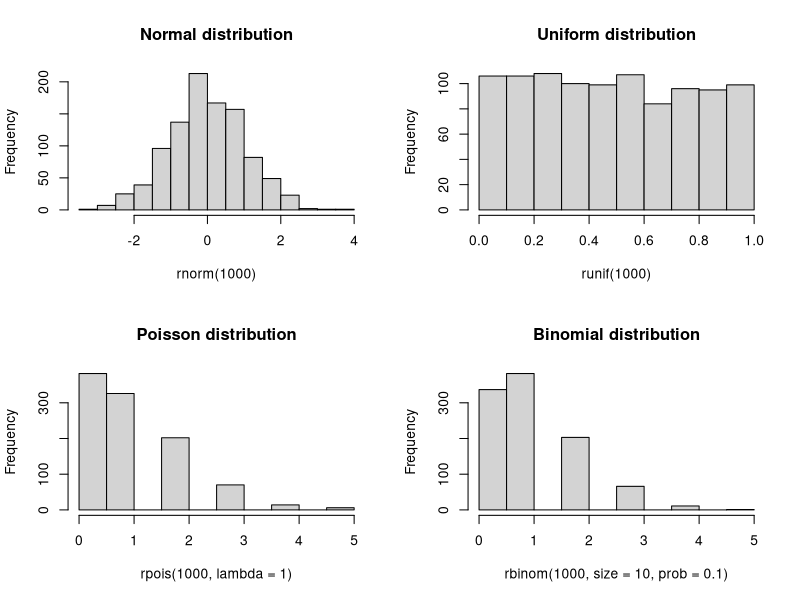

Generate this figure with R:
## ---- chunk 1
#| label: assignment
#| collapse: true
x <- 1
x = 1
## ---- chunk 2
#| label: using-functions
#| collapse: true
x <- c(1, 2, 3) # The c() function creates a vector
mean(x)
## ---- chunk 3
#| label: using-functions-pipe
#| collapse: true
c(1, 2, 3) |> mean()
## ---- chunk 4
#| label: data-structures
x_logical   <- TRUE
x_integer   <- 1L
x_double    <- 1.0
x_character <- "a"
x_complex   <- 1i
x_raw       <- charToRaw("a")
## ---- chunk 5
#| label: data-structures-vectors
x_integer <- c(1, 2, 3)
x_double  <- c(1.0, 2.0, 3.0)
x_logical <- c(TRUE, FALSE, TRUE)
# etc.
## ---- chunk 6
#| label: data-structures-lists
x_list       <- list(1, 2.0, TRUE, "a")
x_list_named <- list(a = 1, b = 2.0, c = TRUE, d = "a")
## ---- chunk 7
#| label: data-structures-lists-access
#| collapse: true
x_list[[1]]
x_list_named[["a"]]
x_list_named$a
## ---- chunk 8
#| label: data-structures-matrices
#| collapse: true
x_matrix <- matrix(1:9, nrow = 3, ncol = 3)
x_matrix

# We can access elements in a matrix by row column, or position:
x_matrix[1, 2]
x_matrix[cbind(1, 2)]
x_matrix[4]
## ---- chunk 9
#| label: data-structures-arrays
#| collapse: true
x_array <- array(1:27, dim = c(3, 3, 3))

# We can access elements in an array by row, column, and dimension, or
# position:
x_array[1, 2, 3]
x_array[cbind(1, 2, 3)]
x_array[22]
## ---- chunk 10
#| label: data-structures-data-frames
#| collapse: true
x_data_frame <- data.frame(
  a = 1:3,
  b = c("a", "b", "c"),
  c = c(TRUE, FALSE, TRUE)
)

# We can access elements in a data frame by row, column, or position:
x_data_frame[1, 2]
x_data_frame[cbind(1, 2)]
x_data_frame$b[1]    # Like a list
x_data_frame[[2]][1] # Like a list too
## ---- chunk 11
#| label: functions
#| collapse: true
# This function has two arguments (y is optional)
f <- function(x, y = 1) {
  x + 1
}

f(1)
## ---- chunk 12
#| label: functions-lambda
#| collapse: true
f <- \(x, y) x + 1

f(1)
## ---- chunk 13
#| label: control-flow
#| collapse: true
# if
if (TRUE) {
  "a"
} else {
  "b"
}

# for
for (i in 1:3) {
  cat("This is the number ", i, "\n")
}

# while
i <- 1
while (i <= 3) {
  cat("This is the number ", i, "\n")
  i <- i + 1
}

# repeat
i <- 1
repeat {
  cat("This is the number ", i, "\n")
  i <- i + 1
  if (i > 3) {
    break
  }
}
## ---- chunk 14
#| label: probability-distributions
#| collapse: true
dnorm(0, mean = 0, sd = 1)
pnorm(0, mean = 0, sd = 1)
qnorm(0.5, mean = 0, sd = 1)
## ---- chunk 15
#| label: random-number-generation
#| collapse: true
set.seed(1)

# Saving the current graphical parameters
op <- par(mfrow = c(2,2))
rnorm(1000) |> hist(main = "Normal distribution")
runif(1000) |> hist(main = "Uniform distribution")
rpois(1000, lambda = 1) |> hist(main = "Poisson distribution")
rbinom(1000, size = 10, prob = 0.1) |> hist(main = "Binomial distribution")
par(op)
